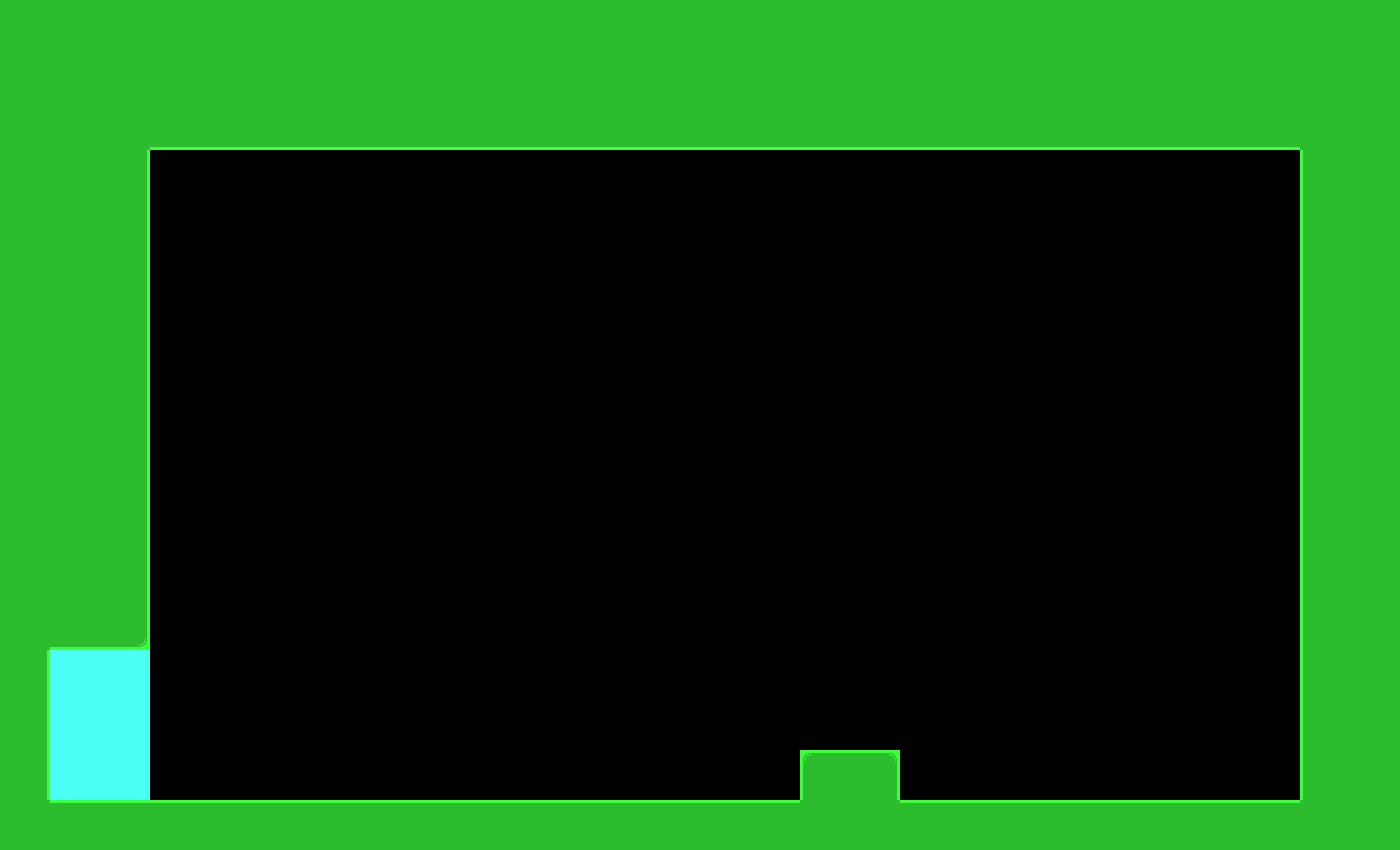

Rendered tile map (Tiled .tmx) drawn with the repository's tilesets; below, a short description and the full map source, tile grids included:
An orthogonal 28x17 tile map with 50x50 px tiles, 1 tile layer (tiles), 1 hidden layer not drawn, 2 tilesets.

<map version="1.10" tiledversion="1.10.2" orientation="orthogonal" renderorder="right-down" width="28" height="17" tilewidth="50" tileheight="50" infinite="0" nextlayerid="3" nextobjectid="1">
 <tileset firstgid="1" source="basic_tiles.tsx" />
 <tileset firstgid="21" source="collision.tsx" />
 <layer id="1" name="tiles" width="28" height="17">
  <data encoding="csv">
12,12,12,12,12,12,12,12,12,12,12,12,12,12,12,12,12,12,12,12,12,12,12,12,12,12,12,12,
12,12,12,12,12,12,12,12,12,12,12,12,12,12,12,12,12,12,12,12,12,12,12,12,12,12,12,12,
12,12,12,17,17,17,17,17,17,17,17,17,17,17,17,17,17,17,17,17,17,17,17,17,17,17,12,12,
12,12,13,0,0,0,0,0,0,0,0,0,0,0,0,0,0,0,0,0,0,0,0,0,0,0,11,12,
12,12,13,0,0,0,0,0,0,0,0,0,0,0,0,0,0,0,0,0,0,0,0,0,0,0,11,12,
12,12,13,0,0,0,0,0,0,0,0,0,0,0,0,0,0,0,0,0,0,0,0,0,0,0,11,12,
12,12,13,0,0,0,0,0,0,0,0,0,0,0,0,0,0,0,0,0,0,0,0,0,0,0,11,12,
12,12,13,0,0,0,0,0,0,0,0,0,0,0,0,0,0,0,0,0,0,0,0,0,0,0,11,12,
12,12,13,0,0,0,0,0,0,0,0,0,0,0,0,0,0,0,0,0,0,0,0,0,0,0,11,12,
12,12,13,0,0,0,0,0,0,0,0,0,0,0,0,0,0,0,0,0,0,0,0,0,0,0,11,12,
12,12,13,0,0,0,0,0,0,0,0,0,0,0,0,0,0,0,0,0,0,0,0,0,0,0,11,12,
12,12,13,0,0,0,0,0,0,0,0,0,0,0,0,0,0,0,0,0,0,0,0,0,0,0,11,12,
12,17,18,0,0,0,0,0,0,0,0,0,0,0,0,0,0,0,0,0,0,0,0,0,0,0,11,12,
13,20,20,0,0,0,0,0,0,0,0,0,0,0,0,0,0,0,0,0,0,0,0,0,0,0,11,12,
13,20,20,0,0,0,0,0,0,0,0,0,0,0,0,0,0,0,0,0,0,0,0,0,0,0,11,12,
13,20,20,0,0,0,0,0,0,0,0,0,0,0,0,0,6,8,0,0,0,0,0,0,0,0,11,12,
12,7,7,7,7,7,7,7,7,7,7,7,7,7,7,7,12,12,7,7,7,7,7,7,7,7,12,12
</data>
 </layer>
 <layer id="2" name="collision" width="28" height="17" visible="0" opacity="0.42">
  <data encoding="csv">
22,22,22,22,22,22,22,22,22,22,22,22,22,22,22,22,22,22,22,22,22,22,22,22,22,22,22,22,
22,22,22,22,22,22,22,22,22,22,22,22,22,22,22,22,22,22,22,22,22,22,22,22,22,22,22,22,
22,22,22,22,22,22,22,22,22,22,22,22,22,22,22,22,22,22,22,22,22,22,22,22,22,22,22,22,
22,22,22,0,0,0,0,0,0,0,0,0,0,0,0,0,0,0,0,0,0,0,0,0,0,0,22,22,
22,22,22,0,0,0,0,0,0,0,0,0,0,0,0,0,0,0,0,0,0,0,0,0,0,0,22,22,
22,22,22,0,0,0,0,0,0,0,0,0,0,0,0,0,0,0,0,0,0,0,0,0,0,0,22,22,
22,22,22,0,0,0,0,0,0,0,0,0,0,0,0,0,0,0,0,0,0,0,0,0,0,0,22,22,
22,22,22,0,0,0,0,0,0,0,0,0,0,0,0,0,0,0,0,0,0,0,0,0,0,0,22,22,
22,22,22,0,0,0,0,0,0,0,0,0,0,0,0,0,0,0,0,0,0,0,0,0,0,0,22,22,
22,22,22,0,0,0,0,0,0,0,0,0,0,0,0,0,0,0,0,0,0,0,0,0,0,0,22,22,
22,22,22,0,0,0,0,0,0,0,0,0,0,0,0,0,0,0,0,0,0,0,0,0,0,0,22,22,
22,22,22,0,0,0,0,0,0,0,0,0,0,0,0,0,0,0,0,0,0,0,0,0,0,0,22,22,
22,22,22,0,0,0,0,0,0,0,0,0,0,0,0,0,0,0,0,0,0,0,0,0,0,0,22,22,
22,0,0,0,0,0,0,0,0,0,0,0,0,0,0,0,0,0,0,0,0,0,0,0,0,0,22,22,
22,0,0,0,0,0,0,0,0,0,0,0,0,0,0,0,0,0,0,0,0,0,0,0,0,0,22,22,
22,0,0,0,0,0,0,0,0,0,0,0,0,0,0,0,22,22,0,0,0,0,0,0,0,0,22,22,
22,22,22,22,22,22,22,22,22,22,22,22,22,22,22,22,22,22,22,22,22,22,22,22,22,22,22,22
</data>
 </layer>
</map>